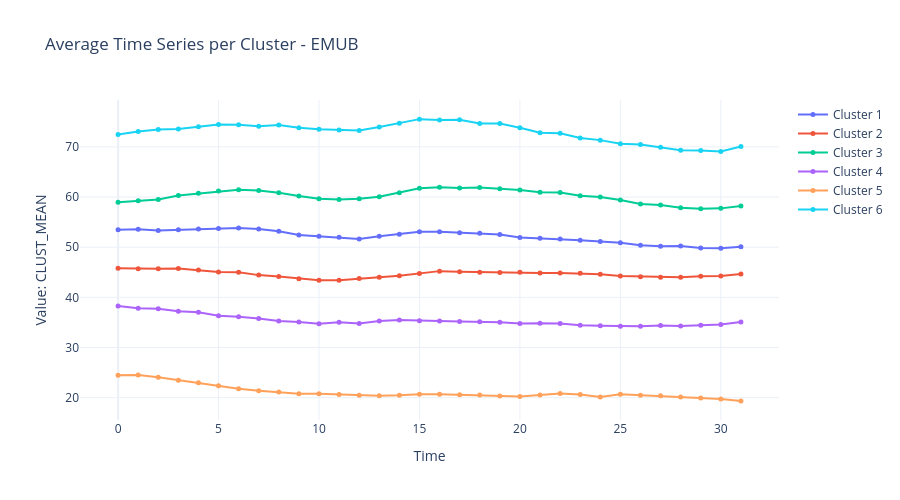

The cell this chart's notebook holds for it:
### Markdown cell above
## Advanced: Create interactive line charts

### Code cell
def create_timeseries_chart(df, var_name, time_col=None, cluster_col=None, value_col='CLUST_MEAN'):
    """
    Create an interactive line chart showing average values per cluster over time
    Similar to the ArcGIS chart
    """
    fig = go.Figure()
    
    # If cluster_col not specified, try to find it
    if not cluster_col:
        cluster_col = [col for col in df.columns if 'CLUSTER' in col.upper()]
        cluster_col = cluster_col[0] if cluster_col else None
    
    if not time_col:
        time_col = [col for col in df.columns if 'TIME' in col.upper() or 'DATE' in col.upper()]
        time_col = time_col[0] if time_col else None
    
    # Use CLUST_MEAN as default value column
    if value_col not in df.columns:
        # Fallback to other value columns if CLUST_MEAN doesn't exist
        value_col = [col for col in df.columns if col not in [cluster_col, time_col] and 'OBJECTID' not in col.upper()]
        value_col = value_col[0] if value_col else None
    
    if not all([cluster_col, time_col, value_col]):
        print(f"Could not find required columns for {var_name}")
        print(f"  Cluster: {cluster_col}, Time: {time_col}, Value: {value_col}")
        return None
    
    # Group by cluster and plot
    df_sorted = df.sort_values(by=time_col)
    
    # Get unique clusters
    clusters = sorted(df[cluster_col].unique())
    
    # Define colors for clusters
    colors = px.colors.qualitative.Plotly
    
    for i, cluster in enumerate(clusters):
        cluster_data = df_sorted[df_sorted[cluster_col] == cluster]
        color = colors[i % len(colors)]
        
        fig.add_trace(go.Scatter(
            x=cluster_data[time_col],
            y=cluster_data[value_col],
            mode='lines+markers',
            name=f'Cluster {cluster}',
            line=dict(width=2),
            marker=dict(size=5)
        ))
    
    fig.update_layout(
        title=f"Average Time Series per Cluster - {var_name.upper()}",
        xaxis_title="Time",
        yaxis_title=f"Value: {value_col}",
        hovermode='x unified',
        height=500,
        template='plotly_white',
        font=dict(size=12)
    )
    
    return fig

# Test with first file
if dbf_files:
    dbf_path = os.path.join(TIME_SERIES_CLUSTER_FOLDER, dbf_files[0])
    df = read_dbf(dbf_path)
    var_name = dbf_files[0].replace('TSC_', '').replace('_chart.dbf', '')
    print(f"Available columns: {list(df.columns)}")
    fig = create_timeseries_chart(df, var_name)
    if fig:
        fig.show()

### Figure 1 — Plotly figure (JSON) as saved in the notebook; plotly's stock layout.template omitted (floating-point values rounded to 4 significant figures)
{"data": [{"line": {"width": 2}, "marker": {"size": 5}, "mode": "lines+markers", "name": "Cluster 1", "type": "scatter", "x": [0, 1, 2, 3, 4, 5, 6, 7, 8, 9, 10, 11, 12, 13, 14, 15, 16, 17, 18, 19, 20, 21, 22, 23, 24, 25, 26, 27, 28, 29, 30, 31], "y": [53.46, 53.57, 53.35, 53.49, 53.63, 53.73, 53.84, 53.63, 53.17, 52.43, 52.18, 52.0, 51.63, 52.19, 52.61, 53.07, 53.08, 52.88, 52.8, 52.55, 51.94, 51.81, 51.62, 51.41, 51.14, 50.87, 50.39, 50.2, 50.22, 49.85, 49.77, 50.09]}, {"line": {"width": 2}, "marker": {"size": 5}, "mode": "lines+markers", "name": "Cluster 2", "type": "scatter", "x": [0, 1, 2, 3, 4, 5, 6, 7, 8, 9, 10, 11, 12, 13, 14, 15, 16, 17, 18, 19, 20, 21, 22, 23, 24, 25, 26, 27, 28, 29, 30, 31], "y": [45.83, 45.71, 45.7, 45.76, 45.46, 45.07, 44.98, 44.43, 44.15, 43.72, 43.41, 43.42, 43.78, 43.99, 44.3, 44.77, 45.23, 45.1, 45.02, 44.94, 45.0, 44.84, 44.87, 44.78, 44.58, 44.25, 44.13, 44.02, 44.0, 44.19, 44.25, 44.66]}, {"line": {"width": 2}, "marker": {"size": 5}, "mode": "lines+markers", "name": "Cluster 3", "type": "scatter", "x": [0, 1, 2, 3, 4, 5, 6, 7, 8, 9, 10, 11, 12, 13, 14, 15, 16, 17, 18, 19, 20, 21, 22, 23, 24, 25, 26, 27, 28, 29, 30, 31], "y": [58.95, 59.25, 59.52, 60.33, 60.74, 61.19, 61.48, 61.3, 60.84, 60.2, 59.66, 59.53, 59.65, 60.06, 60.86, 61.77, 61.97, 61.82, 61.89, 61.67, 61.41, 60.97, 60.92, 60.26, 60.02, 59.42, 58.61, 58.43, 57.86, 57.68, 57.74, 58.22]}, {"line": {"width": 2}, "marker": {"size": 5}, "mode": "lines+markers", "name": "Cluster 4", "type": "scatter", "x": [0, 1, 2, 3, 4, 5, 6, 7, 8, 9, 10, 11, 12, 13, 14, 15, 16, 17, 18, 19, 20, 21, 22, 23, 24, 25, 26, 27, 28, 29, 30, 31], "y": [38.29, 37.81, 37.71, 37.22, 37.04, 36.33, 36.14, 35.8, 35.29, 35.09, 34.75, 35.03, 34.8, 35.3, 35.48, 35.32, 35.28, 35.18, 35.12, 35.03, 34.77, 34.85, 34.77, 34.42, 34.35, 34.22, 34.22, 34.39, 34.31, 34.46, 34.58, 35.09]}, {"line": {"width": 2}, "marker": {"size": 5}, "mode": "lines+markers", "name": "Cluster 5", "type": "scatter", "x": [0, 1, 2, 3, 4, 5, 6, 7, 8, 9, 10, 11, 12, 13, 14, 15, 16, 17, 18, 19, 20, 21, 22, 23, 24, 25, 26, 27, 28, 29, 30, 31], "y": [24.49, 24.5, 24.09, 23.49, 22.98, 22.35, 21.79, 21.39, 21.13, 20.8, 20.79, 20.62, 20.46, 20.39, 20.46, 20.7, 20.67, 20.57, 20.55, 20.33, 20.22, 20.51, 20.82, 20.62, 20.15, 20.66, 20.49, 20.38, 20.12, 19.94, 19.74, 19.36]}, {"line": {"width": 2}, "marker": {"size": 5}, "mode": "lines+markers", "name": "Cluster 6", "type": "scatter", "x": [0, 1, 2, 3, 4, 5, 6, 7, 8, 9, 10, 11, 12, 13, 14, 15, 16, 17, 18, 19, 20, 21, 22, 23, 24, 25, 26, 27, 28, 29, 30, 31], "y": [72.46, 73.07, 73.49, 73.59, 74.0, 74.46, 74.4, 74.12, 74.34, 73.82, 73.54, 73.36, 73.27, 73.98, 74.71, 75.54, 75.36, 75.39, 74.66, 74.65, 73.8, 72.84, 72.73, 71.76, 71.35, 70.62, 70.47, 69.91, 69.34, 69.27, 69.09, 70.09]}], "layout": {"font": {"size": 12}, "height": 500, "hovermode": "x unified", "title": {"text": "Average Time Series per Cluster - EMUB"}, "xaxis": {"title": {"text": "Time"}}, "yaxis": {"title": {"text": "Value: CLUST_MEAN"}}}}
